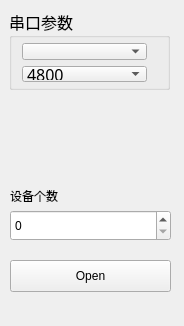
<?xml version="1.0" encoding="UTF-8"?>
<ui version="4.0">
 <class>QComSettingWidget</class>
 <widget class="QWidget" name="QComSettingWidget">
  <property name="geometry">
   <rect>
    <x>0</x>
    <y>0</y>
    <width>184</width>
    <height>326</height>
   </rect>
  </property>
  <property name="windowTitle">
   <string>Form</string>
  </property>
  <widget class="QGroupBox" name="groupBox_2">
   <property name="geometry">
    <rect>
     <x>9</x>
     <y>9</y>
     <width>161</width>
     <height>81</height>
    </rect>
   </property>
   <property name="sizePolicy">
    <sizepolicy hsizetype="Preferred" vsizetype="Expanding">
     <horstretch>0</horstretch>
     <verstretch>0</verstretch>
    </sizepolicy>
   </property>
   <property name="minimumSize">
    <size>
     <width>0</width>
     <height>0</height>
    </size>
   </property>
   <property name="maximumSize">
    <size>
     <width>2000</width>
     <height>2000</height>
    </size>
   </property>
   <property name="font">
    <font>
     <family>黑体</family>
     <pointsize>12</pointsize>
     <weight>50</weight>
     <bold>false</bold>
    </font>
   </property>
   <property name="styleSheet">
    <string notr="true"/>
   </property>
   <property name="title">
    <string>串口参数</string>
   </property>
   <property name="alignment">
    <set>Qt::AlignLeading|Qt::AlignLeft|Qt::AlignTop</set>
   </property>
   <layout class="QVBoxLayout" name="verticalLayout_2" stretch="2,0">
    <property name="leftMargin">
     <number>10</number>
    </property>
    <property name="topMargin">
     <number>5</number>
    </property>
    <property name="rightMargin">
     <number>20</number>
    </property>
    <property name="bottomMargin">
     <number>5</number>
    </property>
    <item>
     <widget class="QComboBox" name="cbxPort"/>
    </item>
    <item>
     <widget class="QComboBox" name="cbxBaud">
      <item>
       <property name="text">
        <string>4800</string>
       </property>
      </item>
      <item>
       <property name="text">
        <string>9600</string>
       </property>
      </item>
      <item>
       <property name="text">
        <string>19200</string>
       </property>
      </item>
      <item>
       <property name="text">
        <string>38400</string>
       </property>
      </item>
      <item>
       <property name="text">
        <string>115200</string>
       </property>
      </item>
     </widget>
    </item>
   </layout>
  </widget>
  <widget class="QPushButton" name="btnComOpera">
   <property name="geometry">
    <rect>
     <x>10</x>
     <y>260</y>
     <width>161</width>
     <height>32</height>
    </rect>
   </property>
   <property name="minimumSize">
    <size>
     <width>161</width>
     <height>32</height>
    </size>
   </property>
   <property name="maximumSize">
    <size>
     <width>161</width>
     <height>32</height>
    </size>
   </property>
   <property name="styleSheet">
    <string notr="true"/>
   </property>
   <property name="text">
    <string>Open</string>
   </property>
  </widget>
  <widget class="QSpinBox" name="spinBox">
   <property name="geometry">
    <rect>
     <x>10</x>
     <y>210</y>
     <width>161</width>
     <height>31</height>
    </rect>
   </property>
  </widget>
  <widget class="QLabel" name="label">
   <property name="geometry">
    <rect>
     <x>10</x>
     <y>190</y>
     <width>54</width>
     <height>12</height>
    </rect>
   </property>
   <property name="text">
    <string>设备个数</string>
   </property>
  </widget>
 </widget>
 <resources/>
 <connections/>
</ui>
